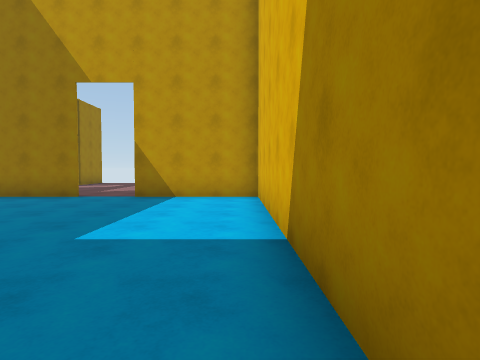
[1] (above)

23 first-person views from a walk through a 3-D level made in the Unity game engine. The camera is 1.4 m above the floor, tilts 2° down and sees 80° across. The floor is counted in squares, 2 m on a side. Each view is taken from the middle of a square. On the plan, view 1 faces up. The plan holds only what a view shows up to about 10 squares ahead; the rest is blank. The place goes on beyond the plan. The player is left out. Door leaves are left out, so doorways stand open. Surface patterns are stand-ins for the level's own textures.

[2]
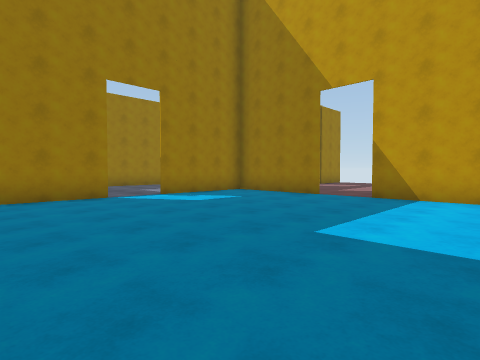

[3]
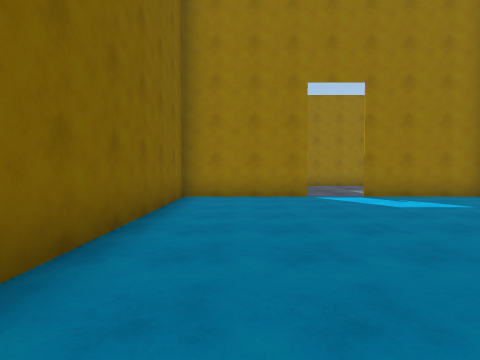

[4]
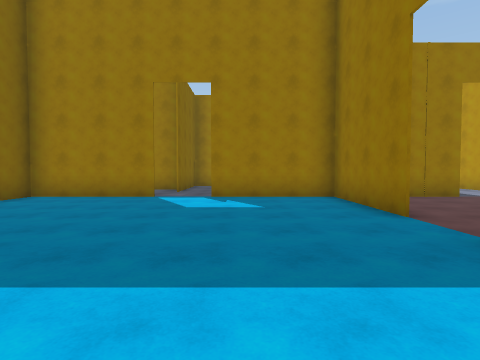

[5]
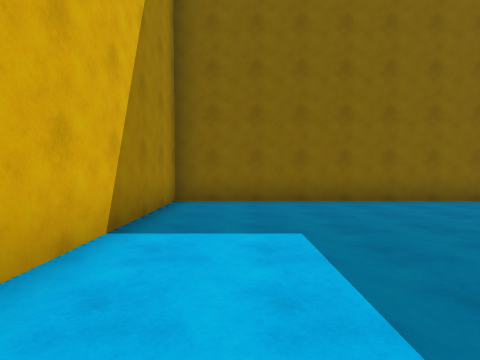

[6]
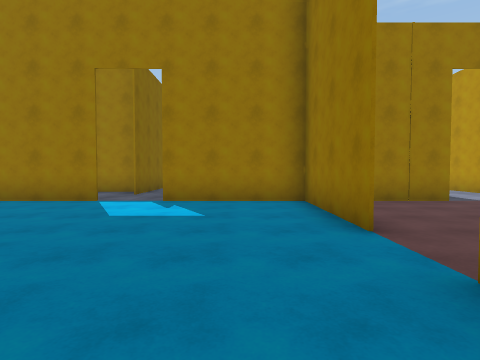

[7]
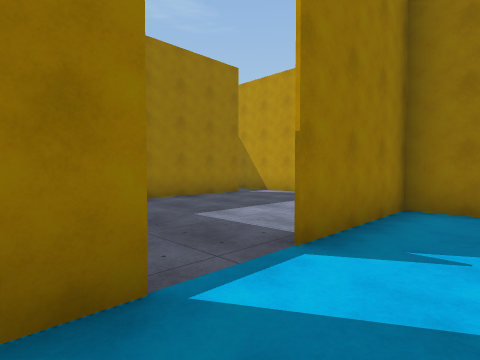

[8]
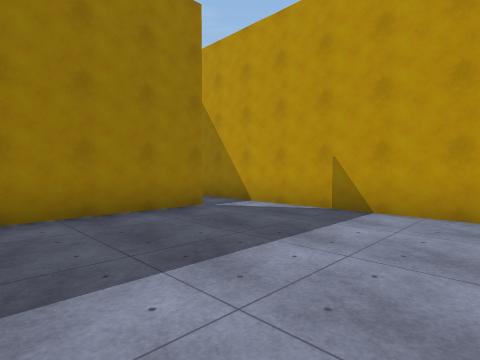

[9]
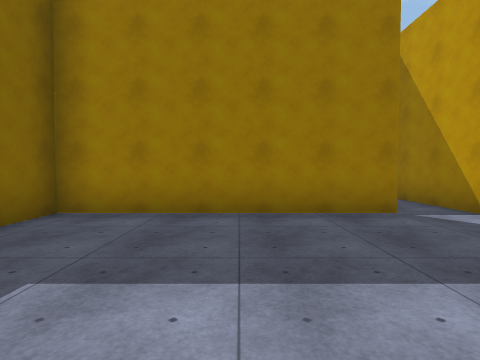

[10]
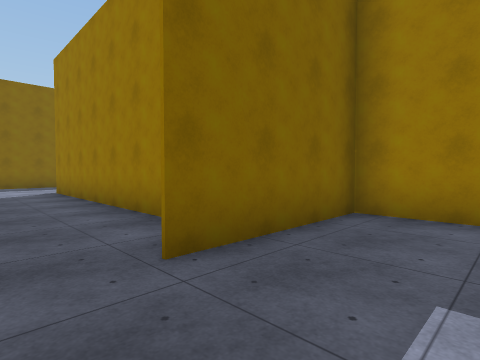

[11]
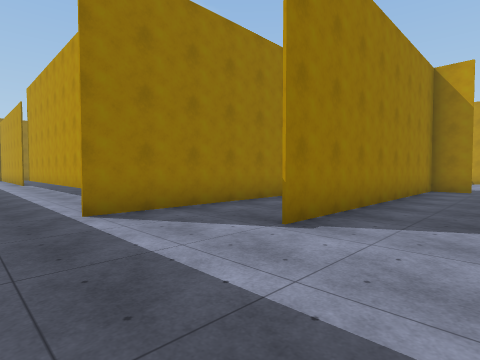

[12]
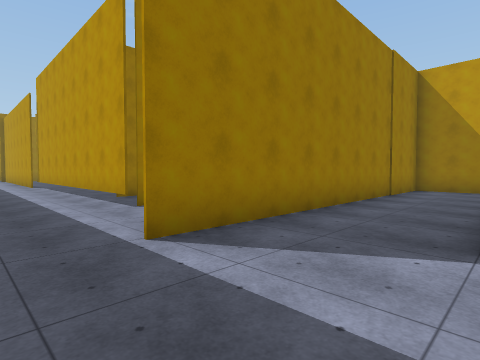

[13]
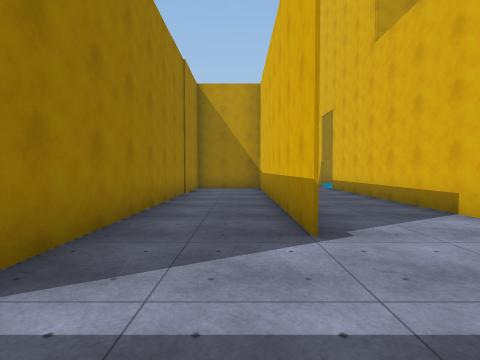

[14]
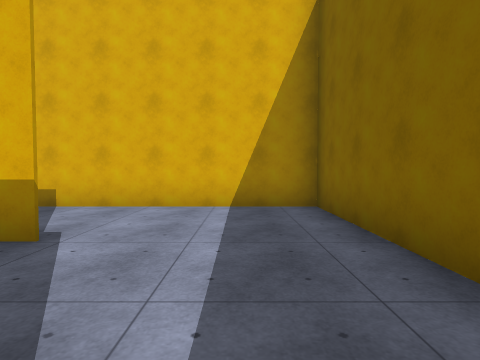

[15]
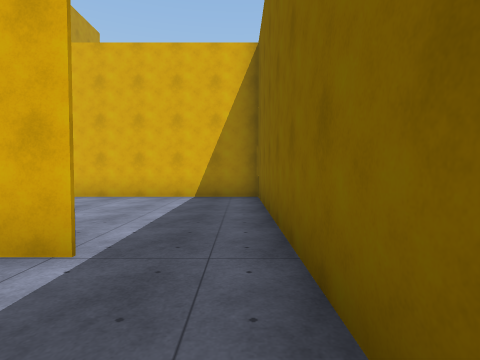

[16]
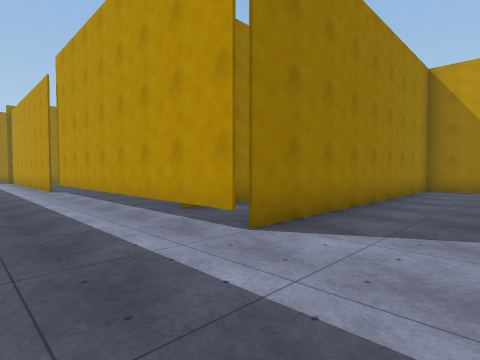

[17]
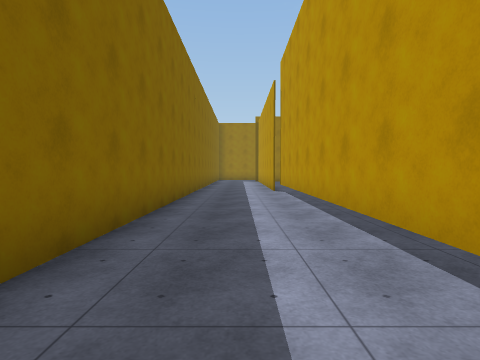

[18]
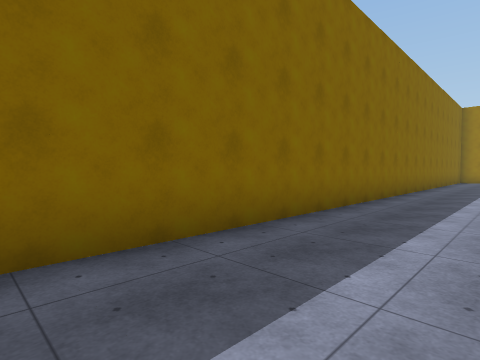

[19]
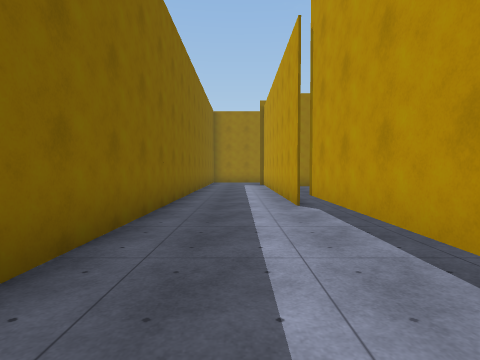

[20]
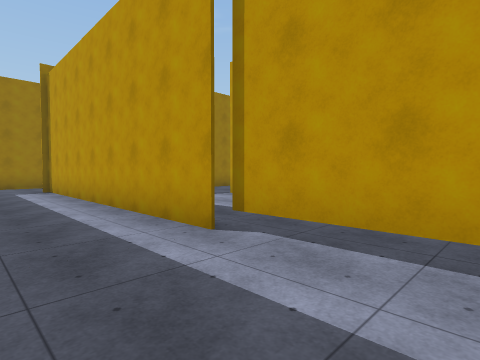

[21]
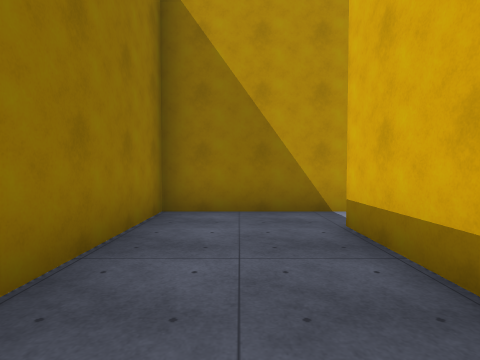

[22]
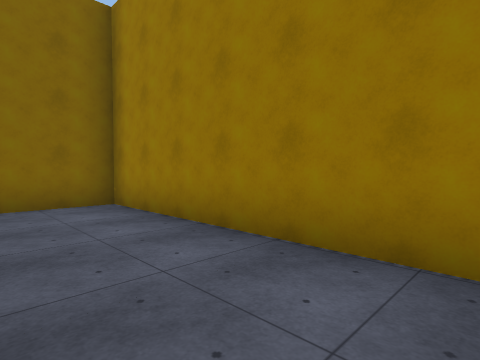

[23]
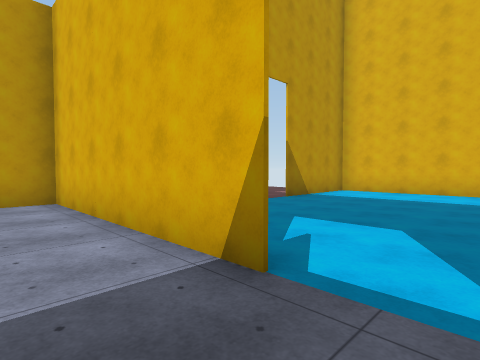

### Floor plan
Key: @ floor where view 1 was taken; # wall or solid block; . floor; D open door; T thing the floor can be seen under or through.
Columns run from 28 left of view 1 to 1 right of it. Each row starts with its distance up from view 1.
 13                  ##
 12                     D
 11                     DD
 10              #########...
  9              #.......#......
  8              #.#.....###DD####
  7              #.#.....#..DD...#
  6              #.#.....#.......#
  5              #.#.....#.......#
  4              #.#....DD.......#
  3              ######.DD.......#
  2              #.#..#..#.......#
  1              #.#..#..#.......#
  0              #.#..#..#......@#
 -1              #.#..#..#########
 -2  #           #.#..#..#
 -3  ..       #  #.#..#..#
 -4   ..      #  #.#..#..#
 -5  .........T  #.#.....#
 -6 ####TTTTTTTTT..#.....#
 -7 .....................#
 -8 .....................#
 -9 ######################

Positions as (right, up) in squares from view 1, and headings:
1: (0, 0), facing up
2: (0, 0), facing up-left
3: (0, 1), facing left
4: (0, 5), facing left
5: (-1, 6), facing down
6: (-1, 6), facing left
7: (-6, 2), facing up-left
8: (-8, 5), facing up-left
9: (-8, 6), facing left
10: (-8, 5), facing down-left
11: (-8, -8), facing up-left
12: (-10, -8), facing up-left
13: (-11, -8), facing up
14: (-13, -7), facing right
15: (-15, -8), facing right
16: (-13, -8), facing up-left
17: (-14, -7), facing left
18: (-15, -6), facing down-left
19: (-18, -7), facing left
20: (-21, -8), facing up-left
21: (-14, 5), facing up
22: (-13, 9), facing down-left
23: (-9, 3), facing up-right
